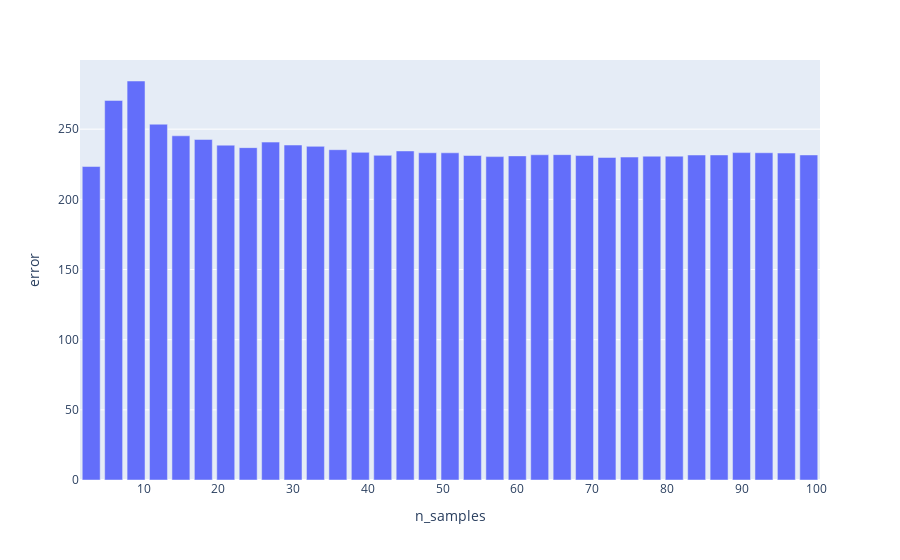

Notebook code cell kept with this figure:
### Code cell
n_samples = []
errors = []

for i in range(3,min(len(df), 100),3):
    arr = [Circle(COORDS[row["anchor"]][0], COORDS[row["anchor"]][1], row["distance"]) for _, row in df.head(i).iterrows()]
    # display(arr)
    # arr = [Circle(100, 100, 50),  
    # Circle(100, 50, 50),
    # Circle(50, 50, 50),
    # Circle(50, 100, 50)]
            
    result, meta = easy_least_squares(arr)  
    # print(result)
    n_samples.append(i)
    errors.append(distance(result.center, Point(*COORDS["T"])))
    # create_circle(result, target=True)  
    # draw(arr)
df2 = pd.DataFrame({"n_samples": n_samples, "error": errors})
# display(df2)
px.bar(df2, x="n_samples", y="error")

### Figure 1 — Plotly figure (JSON) as saved in the notebook; plotly's stock layout.template omitted (floating-point values rounded to 4 significant figures)
{"data": [{"alignmentgroup": "True", "hovertemplate": "n_samples=%{x}<br>error=%{y}<extra></extra>", "legendgroup": "", "marker": {"color": "#636efa", "pattern": {"shape": ""}}, "name": "", "offsetgroup": "", "orientation": "v", "showlegend": false, "textposition": "auto", "type": "bar", "x": [3, 6, 9, 12, 15, 18, 21, 24, 27, 30, 33, 36, 39, 42, 45, 48, 51, 54, 57, 60, 63, 66, 69, 72, 75, 78, 81, 84, 87, 90, 93, 96, 99], "xaxis": "x", "y": [223.4, 270.5, 284.3, 253.5, 245.3, 242.6, 238.6, 236.8, 240.8, 238.7, 237.8, 235.4, 233.5, 231.3, 234.5, 233.2, 233.1, 231.2, 230.4, 231.0, 231.8, 231.8, 231.2, 229.8, 230.1, 230.7, 230.8, 231.6, 231.6, 233.3, 233.2, 233.0, 231.6], "yaxis": "y"}], "layout": {"barmode": "relative", "legend": {"tracegroupgap": 0}, "margin": {"t": 60}, "xaxis": {"anchor": "y", "domain": [0, 1], "title": {"text": "n_samples"}}, "yaxis": {"anchor": "x", "domain": [0, 1], "title": {"text": "error"}}}}
